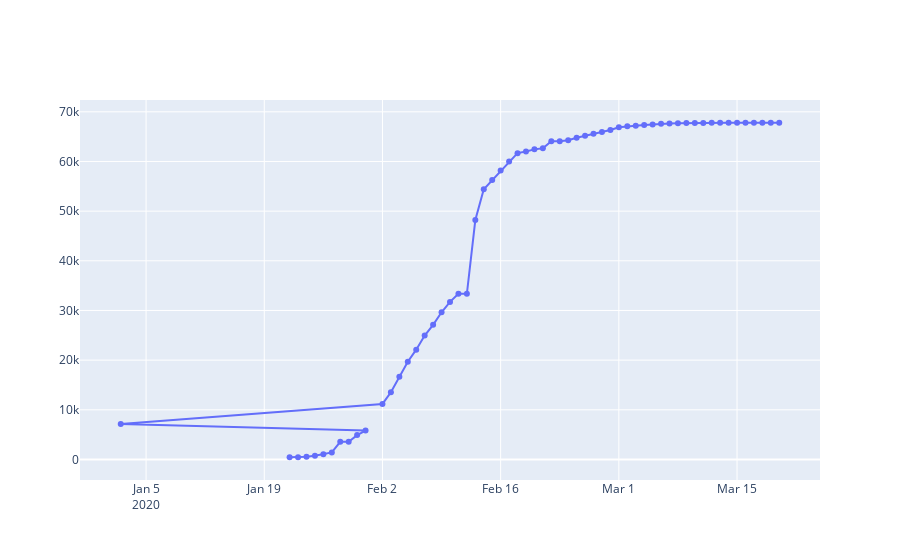

Notebook source saved alongside this figure:
### Code cell
fig=go.Figure()
fig.add_trace(go.Scatter(x=dbd_Wuhan['Date'],y=dbd_Wuhan['Total Cases'],mode='lines+markers'))
